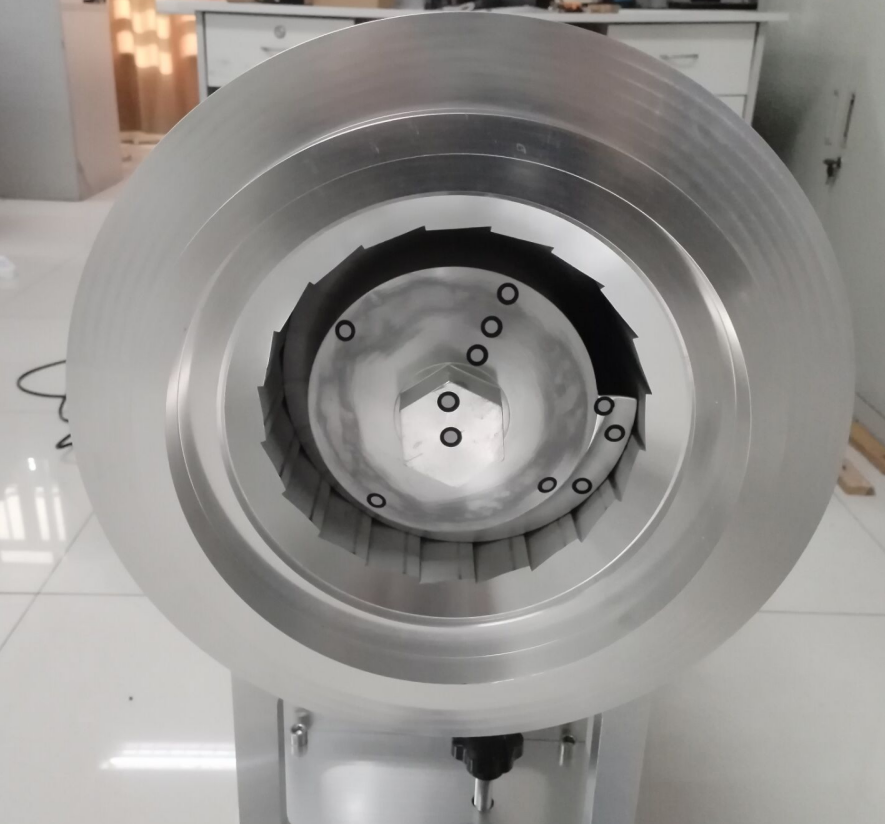
#> input picture pythonProject2/data/images/屏幕截图 2026-01-15 202658.png, 885 x 824 px
$ python -i circle_detection.py   (imports and definitions only)   (older library calls are emulated)
#> lines starting #> are read from the running program, lines starting #| are printed output that depends on the picture
"""
圆心检测模块 - 改进霍夫变换、最小二乘法等算法
"""
import cv2
import numpy as np
from typing import Tuple, List, Optional, Dict
import logging
from scipy import optimize
import math
import os
from datetime import datetime
logger = logging.getLogger(__name__)


class CircleDetector:
    """圆心检测器类"""

    def __init__(self):
        """初始化圆心检测器"""
        self.params = {
            'hough_dp': 1.2,  # 霍夫变换累加器分辨率
            'hough_min_dist': 50,  # 圆心间最小距离
            'hough_param1': 100,  # Canny边缘检测高阈值
            'hough_param2': 30,  # 累加器阈值
            'hough_min_radius': 10,  # 最小半径
            'hough_max_radius': 200,  # 最大半径
            'lsq_max_iter': 100,  # 最小二乘法最大迭代次数
            'lsq_tolerance': 1e-6,  # 最小二乘法容忍度
            'edge_threshold': 0.1,  # 边缘检测阈值
            'contour_min_area': 100,  # 轮廓最小面积
        }

        # === 添加同心度检测专用参数 ===
        self.concentricity_params = {
            'outer_min_radius': 100,  # 外筒最小半径
            'outer_max_radius': 500,  # 外筒最大半径
            'outer_min_dist': 300,  # 外筒圆心最小距离
            'thread_min_area': 500,  # 螺纹杆最小面积
            'thread_roi_expand': 20,  # ROI扩展像素
            'thread_clahe_clip': 3.0,  # CLAHE clip limit
            'hexagon_vertex_count': 6,  # 六边形顶点数
            'hexagon_tolerance': 1,  # 顶点数容差
            'quality_threshold_mm': 0.2,  # 合格阈值（毫米）
            'pixel_to_mm_ratio': 0.1,  # 像素到毫米转换系数（默认值）
        }

        # 检测结果缓存
        self.last_detection = None
        self.last_concentricity_result = None  # 新增缓存

    # [314 lines left out: functions detect_circles, _hough_transform, _improved_hough_transform, _least_squares_fitting, _contour_based_detection, _multi_scale_edge_detection and 1 more, not called in this run]

    def _calculate_circle_confidence(self, image: np.ndarray,
                                     x: int, y: int, r: int) -> float:
        """
        计算圆的置信度

        Args:
            image: 灰度图像
            x, y: 圆心坐标
            r: 半径

        Returns:
            float: 置信度 (0-1)
        """
        # 创建圆形掩码
        mask = np.zeros_like(image)
        cv2.circle(mask, (x, y), r, 255, -1)

        # 计算边缘强度
        edges = cv2.Canny(image, 50, 150)
        edge_points = np.where((edges > 0) & (mask > 0))

        if len(edge_points[0]) == 0:
            return 0.0

        # 计算圆形度
        circle_perimeter = 2 * np.pi * r
        edge_density = len(edge_points[0]) / circle_perimeter

        # 计算均匀性
        angles = np.arctan2(edge_points[0] - y, edge_points[1] - x)
        angle_hist, _ = np.histogram(angles, bins=36, range=(-np.pi, np.pi))
        uniformity = 1.0 - np.std(angle_hist) / np.mean(angle_hist)

        # 综合置信度
        confidence = 0.6 * min(edge_density, 1.0) + 0.4 * max(uniformity, 0)

        return min(max(confidence, 0.0), 1.0)

    # [117 lines left out: functions _calculate_fitting_error, _is_duplicate_circle, _merge_similar_circles, not called in this run]

    def calculate_actual_error(self, pixel_error: float,
                               pixel_to_mm: float = None) -> float:
        """
        将像素偏差转换为实际毫米偏差
        Args:
            pixel_error: 像素偏差
            pixel_to_mm: 像素到毫米转换系数（如果为None则使用默认值）

        Returns:
            float: 实际偏差（毫米）
        """
        if pixel_to_mm is None:
            pixel_to_mm = self.concentricity_params['pixel_to_mm_ratio']

        if pixel_error < 0:
            logger.warning(f"像素偏差为负值: {pixel_error}")
            pixel_error = abs(pixel_error)

        return pixel_error * pixel_to_mm

    # [76 lines left out: functions set_calibration_ratio, validate_concentricity_result, get_detection_statistics, not called in this run]

    def detect_outer_tube(self, gray_image: np.ndarray) -> List[Dict]:
        """
        专门检测外筒（大圆）- 高精度版
        """
        # 使用多步骤检测提高精度
        results = []

        # 保留两种边缘检测参数（不同阈值）
        edges_low = cv2.Canny(gray_image, 30, 100)  # 低阈值，更多边缘
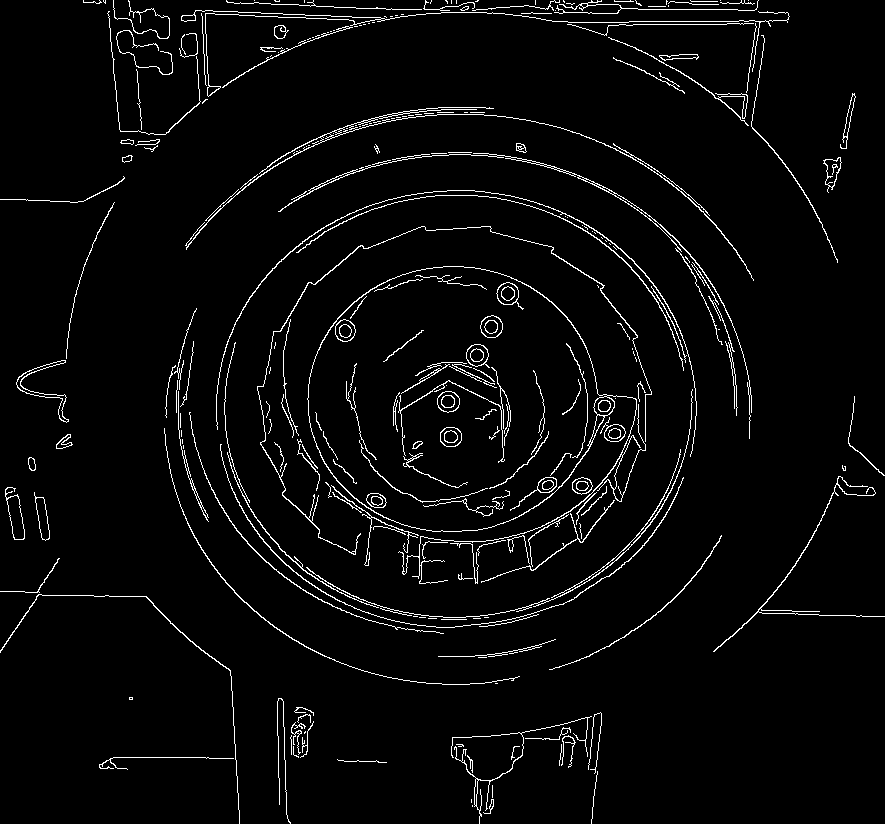
#> edges_low: shape (824, 885); 3.6% white in thin lines or dots
        edges_high = cv2.Canny(gray_image, 50, 150)  # 高阈值，更精确边缘
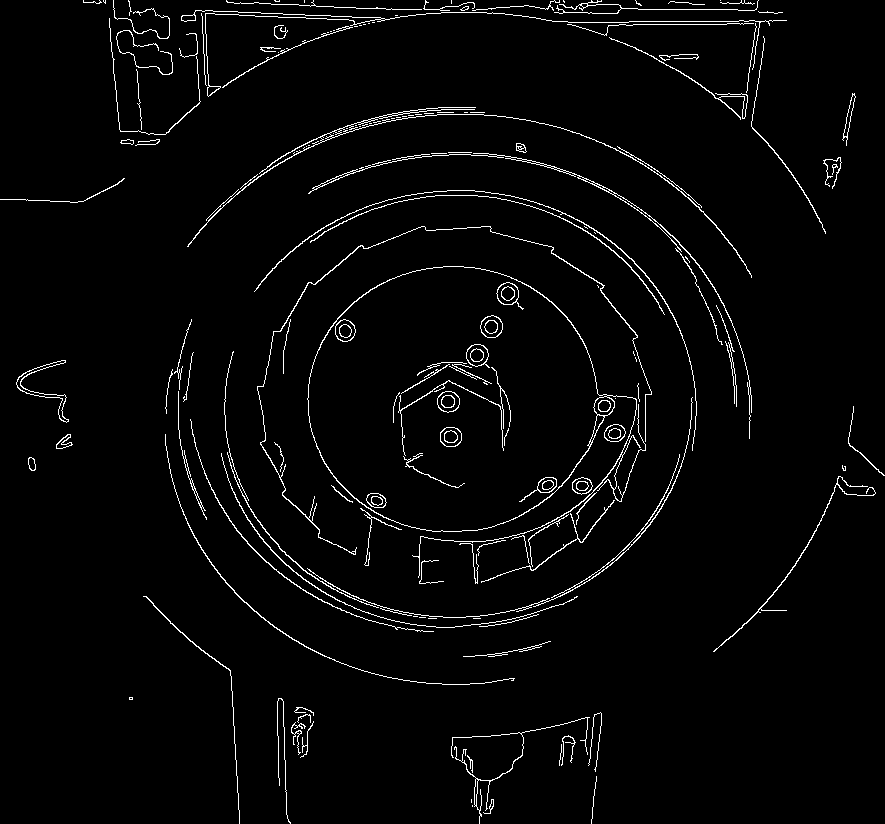
#> edges_high: shape (824, 885); 2.8% white in thin lines or dots

        # 简化参数组合
        param_combinations = [
            {'dp': 1.0, 'minDist': 300, 'param1': 100, 'param2': 30, 'minRadius': 250, 'maxRadius': 320},
            {'dp': 1.2, 'minDist': 350, 'param1': 100, 'param2': 28, 'minRadius': 250, 'maxRadius': 320},
        ]

        # 遍历两种边缘检测和参数组合
        edge_list = [edges_low, edges_high]
        edge_names = ['low', 'high']

        for edges, name in zip(edge_list, edge_names):
            for params in param_combinations:
                circles = cv2.HoughCircles(
                    edges,
                    cv2.HOUGH_GRADIENT,
                    dp=params['dp'],
                    minDist=params['minDist'],
                    param1=params['param1'],
                    param2=params['param2'],
                    minRadius=params['minRadius'],
                    maxRadius=params['maxRadius']
                )

                if circles is not None:
                    circles = np.uint16(np.around(circles[0, :]))
                    for circle in circles:
                        x, y, r = circle
                        confidence = self._calculate_circle_confidence(gray_image, x, y, r)

                        results.append({
                            'x': float(x),
                            'y': float(y),
                            'radius': float(r),
                            'confidence': confidence,
                            'method': f'outer_tube_{name}_dp{params["dp"]}',
                            'is_large_circle': r > 150
                        })
#> this loop made 2 passes
#> after the loop, confidence = 0.6; r = 293; results = 14 items; x = 79; y = 331
#> (the rest of the program and of its run is left out)
